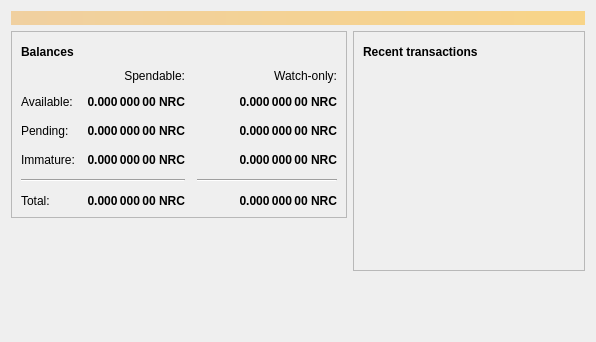
<?xml version="1.0" encoding="UTF-8"?>
<ui version="4.0">
 <class>OverviewPage</class>
 <widget class="QWidget" name="OverviewPage">
  <property name="geometry">
   <rect>
    <x>0</x>
    <y>0</y>
    <width>596</width>
    <height>342</height>
   </rect>
  </property>
  <property name="windowTitle">
   <string>Form</string>
  </property>
  <layout class="QVBoxLayout" name="topLayout">
   <item>
    <widget class="QLabel" name="labelAlerts">
     <property name="visible">
      <bool>false</bool>
     </property>
     <property name="styleSheet">
      <string notr="true">QLabel { background-color: qlineargradient(x1: 0, y1: 0, x2: 1, y2: 0, stop:0 #F0D0A0, stop:1 #F8D488); color:#000000; }</string>
     </property>
     <property name="wordWrap">
      <bool>true</bool>
     </property>
     <property name="margin">
      <number>3</number>
     </property>
     <property name="textInteractionFlags">
      <set>Qt::TextSelectableByMouse</set>
     </property>
    </widget>
   </item>
   <item>
    <layout class="QHBoxLayout" name="horizontalLayout" stretch="1,1">
     <item>
      <layout class="QVBoxLayout" name="verticalLayout_2">
       <item>
        <widget class="QFrame" name="frame">
         <property name="frameShape">
          <enum>QFrame::StyledPanel</enum>
         </property>
         <property name="frameShadow">
          <enum>QFrame::Raised</enum>
         </property>
         <layout class="QVBoxLayout" name="verticalLayout_4">
          <item>
           <layout class="QHBoxLayout" name="horizontalLayout_4">
            <item>
             <widget class="QLabel" name="label_5">
              <property name="font">
               <font>
                <weight>75</weight>
                <bold>true</bold>
               </font>
              </property>
              <property name="text">
               <string>Balances</string>
              </property>
             </widget>
            </item>
            <item>
             <widget class="QPushButton" name="labelWalletStatus">
              <property name="enabled">
               <bool>true</bool>
              </property>
              <property name="maximumSize">
               <size>
                <width>30</width>
                <height>16777215</height>
               </size>
              </property>
              <property name="toolTip">
               <string>The displayed information may be out of date. Your wallet automatically synchronizes with the Nirigecoin network after a connection is established, but this process has not completed yet.</string>
              </property>
              <property name="text">
               <string/>
              </property>
              <property name="icon">
               <iconset resource="../bitcoin.qrc">
                <normaloff>:/icons/warning</normaloff>
                <disabledoff>:/icons/warning</disabledoff>:/icons/warning</iconset>
              </property>
              <property name="iconSize">
               <size>
                <width>24</width>
                <height>24</height>
               </size>
              </property>
              <property name="flat">
               <bool>true</bool>
              </property>
             </widget>
            </item>
            <item>
             <spacer name="horizontalSpacer_3">
              <property name="orientation">
               <enum>Qt::Horizontal</enum>
              </property>
              <property name="sizeHint" stdset="0">
               <size>
                <width>40</width>
                <height>20</height>
               </size>
              </property>
             </spacer>
            </item>
           </layout>
          </item>
          <item>
           <layout class="QGridLayout" name="gridLayout">
            <property name="spacing">
             <number>12</number>
            </property>
            <item row="2" column="2">
             <widget class="QLabel" name="labelWatchPending">
              <property name="font">
               <font>
                <weight>75</weight>
                <bold>true</bold>
               </font>
              </property>
              <property name="cursor">
               <cursorShape>IBeamCursor</cursorShape>
              </property>
              <property name="toolTip">
               <string>Unconfirmed transactions to watch-only addresses</string>
              </property>
              <property name="text">
               <string notr="true">0.000 000 00 NRC</string>
              </property>
              <property name="alignment">
               <set>Qt::AlignRight|Qt::AlignTrailing|Qt::AlignVCenter</set>
              </property>
              <property name="textInteractionFlags">
               <set>Qt::LinksAccessibleByMouse|Qt::TextSelectableByKeyboard|Qt::TextSelectableByMouse</set>
              </property>
             </widget>
            </item>
            <item row="2" column="1">
             <widget class="QLabel" name="labelUnconfirmed">
              <property name="font">
               <font>
                <weight>75</weight>
                <bold>true</bold>
               </font>
              </property>
              <property name="cursor">
               <cursorShape>IBeamCursor</cursorShape>
              </property>
              <property name="toolTip">
               <string>Total of transactions that have yet to be confirmed, and do not yet count toward the spendable balance</string>
              </property>
              <property name="text">
               <string notr="true">0.000 000 00 NRC</string>
              </property>
              <property name="alignment">
               <set>Qt::AlignRight|Qt::AlignTrailing|Qt::AlignVCenter</set>
              </property>
              <property name="textInteractionFlags">
               <set>Qt::LinksAccessibleByMouse|Qt::TextSelectableByKeyboard|Qt::TextSelectableByMouse</set>
              </property>
             </widget>
            </item>
            <item row="3" column="2">
             <widget class="QLabel" name="labelWatchImmature">
              <property name="font">
               <font>
                <weight>75</weight>
                <bold>true</bold>
               </font>
              </property>
              <property name="cursor">
               <cursorShape>IBeamCursor</cursorShape>
              </property>
              <property name="toolTip">
               <string>Mined balance in watch-only addresses that has not yet matured</string>
              </property>
              <property name="text">
               <string notr="true">0.000 000 00 NRC</string>
              </property>
              <property name="alignment">
               <set>Qt::AlignRight|Qt::AlignTrailing|Qt::AlignVCenter</set>
              </property>
              <property name="textInteractionFlags">
               <set>Qt::LinksAccessibleByMouse|Qt::TextSelectableByKeyboard|Qt::TextSelectableByMouse</set>
              </property>
             </widget>
            </item>
            <item row="4" column="0" colspan="2">
             <widget class="Line" name="line">
              <property name="orientation">
               <enum>Qt::Horizontal</enum>
              </property>
             </widget>
            </item>
            <item row="4" column="2">
             <widget class="Line" name="lineWatchBalance">
              <property name="sizePolicy">
               <sizepolicy hsizetype="Preferred" vsizetype="Fixed">
                <horstretch>0</horstretch>
                <verstretch>0</verstretch>
               </sizepolicy>
              </property>
              <property name="minimumSize">
               <size>
                <width>140</width>
                <height>0</height>
               </size>
              </property>
              <property name="orientation">
               <enum>Qt::Horizontal</enum>
              </property>
             </widget>
            </item>
            <item row="5" column="0">
             <widget class="QLabel" name="labelTotalText">
              <property name="text">
               <string>Total:</string>
              </property>
             </widget>
            </item>
            <item row="3" column="1">
             <widget class="QLabel" name="labelImmature">
              <property name="font">
               <font>
                <weight>75</weight>
                <bold>true</bold>
               </font>
              </property>
              <property name="cursor">
               <cursorShape>IBeamCursor</cursorShape>
              </property>
              <property name="toolTip">
               <string>Mined balance that has not yet matured</string>
              </property>
              <property name="text">
               <string notr="true">0.000 000 00 NRC</string>
              </property>
              <property name="alignment">
               <set>Qt::AlignRight|Qt::AlignTrailing|Qt::AlignVCenter</set>
              </property>
              <property name="textInteractionFlags">
               <set>Qt::LinksAccessibleByMouse|Qt::TextSelectableByKeyboard|Qt::TextSelectableByMouse</set>
              </property>
             </widget>
            </item>
            <item row="2" column="3">
             <spacer name="horizontalSpacer_2">
              <property name="orientation">
               <enum>Qt::Horizontal</enum>
              </property>
              <property name="sizeHint" stdset="0">
               <size>
                <width>40</width>
                <height>20</height>
               </size>
              </property>
             </spacer>
            </item>
            <item row="3" column="0">
             <widget class="QLabel" name="labelImmatureText">
              <property name="text">
               <string>Immature:</string>
              </property>
             </widget>
            </item>
            <item row="5" column="1">
             <widget class="QLabel" name="labelTotal">
              <property name="font">
               <font>
                <weight>75</weight>
                <bold>true</bold>
               </font>
              </property>
              <property name="cursor">
               <cursorShape>IBeamCursor</cursorShape>
              </property>
              <property name="toolTip">
               <string>Your current total balance</string>
              </property>
              <property name="text">
               <string notr="true">0.000 000 00 NRC</string>
              </property>
              <property name="alignment">
               <set>Qt::AlignRight|Qt::AlignTrailing|Qt::AlignVCenter</set>
              </property>
              <property name="textInteractionFlags">
               <set>Qt::LinksAccessibleByMouse|Qt::TextSelectableByKeyboard|Qt::TextSelectableByMouse</set>
              </property>
             </widget>
            </item>
            <item row="5" column="2">
             <widget class="QLabel" name="labelWatchTotal">
              <property name="font">
               <font>
                <weight>75</weight>
                <bold>true</bold>
               </font>
              </property>
              <property name="cursor">
               <cursorShape>IBeamCursor</cursorShape>
              </property>
              <property name="toolTip">
               <string>Current total balance in watch-only addresses</string>
              </property>
              <property name="text">
               <string notr="true">0.000 000 00 NRC</string>
              </property>
              <property name="alignment">
               <set>Qt::AlignRight|Qt::AlignTrailing|Qt::AlignVCenter</set>
              </property>
              <property name="textInteractionFlags">
               <set>Qt::LinksAccessibleByMouse|Qt::TextSelectableByKeyboard|Qt::TextSelectableByMouse</set>
              </property>
             </widget>
            </item>
            <item row="0" column="2">
             <widget class="QLabel" name="labelWatchonly">
              <property name="text">
               <string>Watch-only:</string>
              </property>
              <property name="alignment">
               <set>Qt::AlignRight|Qt::AlignTrailing|Qt::AlignVCenter</set>
              </property>
             </widget>
            </item>
            <item row="1" column="0">
             <widget class="QLabel" name="labelBalanceText">
              <property name="text">
               <string>Available:</string>
              </property>
             </widget>
            </item>
            <item row="1" column="1">
             <widget class="QLabel" name="labelBalance">
              <property name="font">
               <font>
                <weight>75</weight>
                <bold>true</bold>
               </font>
              </property>
              <property name="cursor">
               <cursorShape>IBeamCursor</cursorShape>
              </property>
              <property name="toolTip">
               <string>Your current spendable balance</string>
              </property>
              <property name="text">
               <string notr="true">0.000 000 00 NRC</string>
              </property>
              <property name="alignment">
               <set>Qt::AlignRight|Qt::AlignTrailing|Qt::AlignVCenter</set>
              </property>
              <property name="textInteractionFlags">
               <set>Qt::LinksAccessibleByMouse|Qt::TextSelectableByKeyboard|Qt::TextSelectableByMouse</set>
              </property>
             </widget>
            </item>
            <item row="1" column="2">
             <widget class="QLabel" name="labelWatchAvailable">
              <property name="font">
               <font>
                <weight>75</weight>
                <bold>true</bold>
               </font>
              </property>
              <property name="cursor">
               <cursorShape>IBeamCursor</cursorShape>
              </property>
              <property name="toolTip">
               <string>Your current balance in watch-only addresses</string>
              </property>
              <property name="text">
               <string notr="true">0.000 000 00 NRC</string>
              </property>
              <property name="alignment">
               <set>Qt::AlignRight|Qt::AlignTrailing|Qt::AlignVCenter</set>
              </property>
              <property name="textInteractionFlags">
               <set>Qt::LinksAccessibleByMouse|Qt::TextSelectableByKeyboard|Qt::TextSelectableByMouse</set>
              </property>
             </widget>
            </item>
            <item row="2" column="0">
             <widget class="QLabel" name="labelPendingText">
              <property name="text">
               <string>Pending:</string>
              </property>
             </widget>
            </item>
            <item row="0" column="1">
             <widget class="QLabel" name="labelSpendable">
              <property name="text">
               <string>Spendable:</string>
              </property>
              <property name="alignment">
               <set>Qt::AlignRight|Qt::AlignTrailing|Qt::AlignVCenter</set>
              </property>
             </widget>
            </item>
           </layout>
          </item>
         </layout>
        </widget>
       </item>
       <item>
        <spacer name="verticalSpacer">
         <property name="orientation">
          <enum>Qt::Vertical</enum>
         </property>
         <property name="sizeHint" stdset="0">
          <size>
           <width>20</width>
           <height>40</height>
          </size>
         </property>
        </spacer>
       </item>
      </layout>
     </item>
     <item>
      <layout class="QVBoxLayout" name="verticalLayout_3">
       <item>
        <widget class="QFrame" name="frame_2">
         <property name="frameShape">
          <enum>QFrame::StyledPanel</enum>
         </property>
         <property name="frameShadow">
          <enum>QFrame::Raised</enum>
         </property>
         <layout class="QVBoxLayout" name="verticalLayout">
          <item>
           <layout class="QHBoxLayout" name="horizontalLayout_2">
            <item>
             <widget class="QLabel" name="label_4">
              <property name="font">
               <font>
                <weight>75</weight>
                <bold>true</bold>
               </font>
              </property>
              <property name="text">
               <string>Recent transactions</string>
              </property>
             </widget>
            </item>
            <item>
             <widget class="QPushButton" name="labelTransactionsStatus">
              <property name="enabled">
               <bool>true</bool>
              </property>
              <property name="maximumSize">
               <size>
                <width>30</width>
                <height>16777215</height>
               </size>
              </property>
              <property name="toolTip">
               <string>The displayed information may be out of date. Your wallet automatically synchronizes with the Nirigecoin network after a connection is established, but this process has not completed yet.</string>
              </property>
              <property name="text">
               <string/>
              </property>
              <property name="icon">
               <iconset resource="../bitcoin.qrc">
                <normaloff>:/icons/warning</normaloff>
                <disabledoff>:/icons/warning</disabledoff>:/icons/warning</iconset>
              </property>
              <property name="iconSize">
               <size>
                <width>24</width>
                <height>24</height>
               </size>
              </property>
              <property name="flat">
               <bool>true</bool>
              </property>
             </widget>
            </item>
            <item>
             <spacer name="horizontalSpacer">
              <property name="orientation">
               <enum>Qt::Horizontal</enum>
              </property>
              <property name="sizeHint" stdset="0">
               <size>
                <width>40</width>
                <height>20</height>
               </size>
              </property>
             </spacer>
            </item>
           </layout>
          </item>
          <item>
           <widget class="QListView" name="listTransactions">
            <property name="styleSheet">
             <string notr="true">QListView { background: transparent; }</string>
            </property>
            <property name="frameShape">
             <enum>QFrame::NoFrame</enum>
            </property>
            <property name="verticalScrollBarPolicy">
             <enum>Qt::ScrollBarAlwaysOff</enum>
            </property>
            <property name="horizontalScrollBarPolicy">
             <enum>Qt::ScrollBarAlwaysOff</enum>
            </property>
            <property name="selectionMode">
             <enum>QAbstractItemView::NoSelection</enum>
            </property>
           </widget>
          </item>
         </layout>
        </widget>
       </item>
       <item>
        <spacer name="verticalSpacer_2">
         <property name="orientation">
          <enum>Qt::Vertical</enum>
         </property>
         <property name="sizeHint" stdset="0">
          <size>
           <width>20</width>
           <height>40</height>
          </size>
         </property>
        </spacer>
       </item>
      </layout>
     </item>
    </layout>
   </item>
  </layout>
 </widget>
 <resources/>
 <connections/>
</ui>
